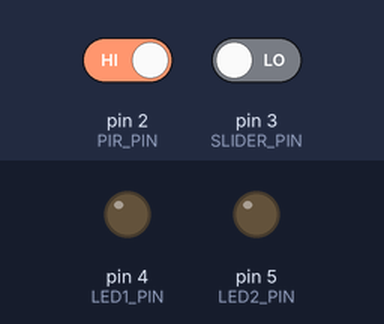
The sketch below on a simulated Arduino Uno, built with avr-gcc and run on an emulated ATmega328P. On the bench: output pins drawn as LEDs (lit = HIGH). The inputs (shaded band) are chosen by the test bench; at power-on: pin 3 (SLIDER_PIN) LOW, pin 2 (PIR_PIN) HIGH. What the sketch prints to the serial monitor is not drawn.

Above: at 1.3 s.
1.4 s: pin 3 (SLIDER_PIN) driven HIGH
At 1.9 s:
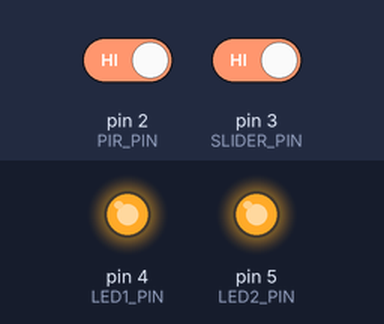
2.9 s: pin 3 (SLIDER_PIN) driven LOW
At 3.3 s:
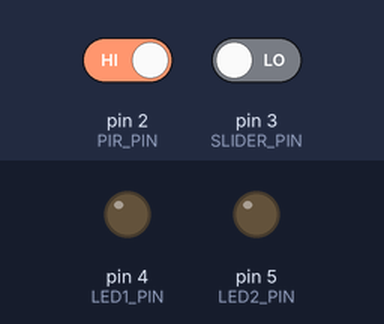
Timing chart, 0 to 5.9 s (numbered marks = the images above; inputs shaded):
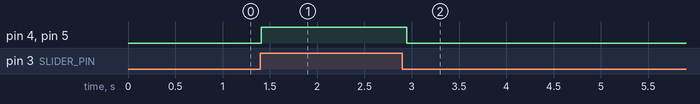

The sketch:

code.ino
```cpp
#include <Wire.h> // I2C communication library
#include <BH1750.h> // Light sensor library

#define PIR_PIN     2
#define SLIDER_PIN  3
#define LED1_PIN    4
#define LED2_PIN    5

#define DARK_THRESHOLD 80.0

BH1750 lightMeter; // Create light sensor object

volatile bool pirTriggered    = false; // Flag for PIR interrupt
volatile bool sliderTriggered = false; // Flag for slider interrupt

unsigned long lastPirTime    = 0; // Last PIR trigger time
unsigned long lastSliderTime = 0; // Last slider trigger time
const unsigned long DEBOUNCE_MS = 500; // Debounce delay (ms)

void onPIR() {
  unsigned long now = millis(); // Get current time

  if (now - lastPirTime > DEBOUNCE_MS) { // Check debounce
    pirTriggered = true; // Set PIR flag to True
    lastPirTime  = now;  // Update last PirTime
  }
}

void onSlider() {
  unsigned long now = millis(); // Get current time

  if (now - lastSliderTime > DEBOUNCE_MS) { // Check debounce
    sliderTriggered = true; // Set slider flag
    lastSliderTime  = now;  // Update last time
  }
}

void setLEDs(bool state) {
  digitalWrite(LED1_PIN, state ? HIGH : LOW); // Set LED1 ON/OFF
  digitalWrite(LED2_PIN, state ? HIGH : LOW); // Set LED2 ON/OFF
}

void setup() {
  Serial.begin(9600); // Start serial monitor

  pinMode(LED1_PIN, OUTPUT); // Set LED1 as output
  pinMode(LED2_PIN, OUTPUT); // Set LED2 as output
  setLEDs(false); // Turn LEDs OFF

  pinMode(PIR_PIN, INPUT); // Set PIR as input
  pinMode(SLIDER_PIN, INPUT); // Set slider as input

  attachInterrupt(digitalPinToInterrupt(PIR_PIN), onPIR, RISING); // Interrupt for PIR
  attachInterrupt(digitalPinToInterrupt(SLIDER_PIN), onSlider, CHANGE); // Interrupt for slider

  Wire.begin(); // Start I2C

  if (lightMeter.begin(BH1750::CONTINUOUS_HIGH_RES_MODE)) { // Start light sensor
    Serial.println("[SYSTEM] BH1750 light sensor initialised."); // Success message
  } else {
    Serial.println("[ERROR]  BH1750 not found — check SDA/SCL wiring."); // Error message
  }

  Serial.println("[SYSTEM] Task 4.1 Interrupts ready."); // Ready message
  Serial.println("[SYSTEM] Waiting for motion or switch event..."); // Waiting message
  Serial.println("-----------------------------------------");
}

void loop() {

  if (pirTriggered) { // If PIR triggered
    pirTriggered = false; // Reset flag

    float lux = lightMeter.readLightLevel(); // Read light level

    if (lux < DARK_THRESHOLD) { // If dark
      setLEDs(true); // Turn LEDs ON

      Serial.print("[PIR]    Motion detected in the dark (");
      Serial.print(lux); // Show light value
      Serial.println(" lux) — lights turned ON.");
      Serial.println("-----------------------------------------");

    } else { // If bright
      Serial.print("[PIR]    Motion detected but it is bright (");
      Serial.print(lux); // Show light value
      Serial.println(" lux) — lights left OFF.");
      Serial.println("-----------------------------------------");
    }
  }

  if (sliderTriggered) { // If slider triggered
    sliderTriggered = false; // Reset flag

    bool sliderOn = digitalRead(SLIDER_PIN); // Read slider state
    setLEDs(sliderOn); // Set LEDs based on slider

    if (sliderOn) { // If switch ON
      Serial.println("[SWITCH] Backup switch activated — lights turned ON.");
    } else { // If switch OFF
      Serial.println("[SWITCH] Backup switch deactivated — lights turned OFF.");
    }

    Serial.println("-----------------------------------------");
  }

  delay(50);
}
```

Measured:
- after the input at 1.4 s, pin 4 (LED1_PIN), pin 5 (LED2_PIN): LOW → HIGH at once
- after the input at 2.9 s, pin 4 (LED1_PIN), pin 5 (LED2_PIN): HIGH → LOW after 0.05 s
